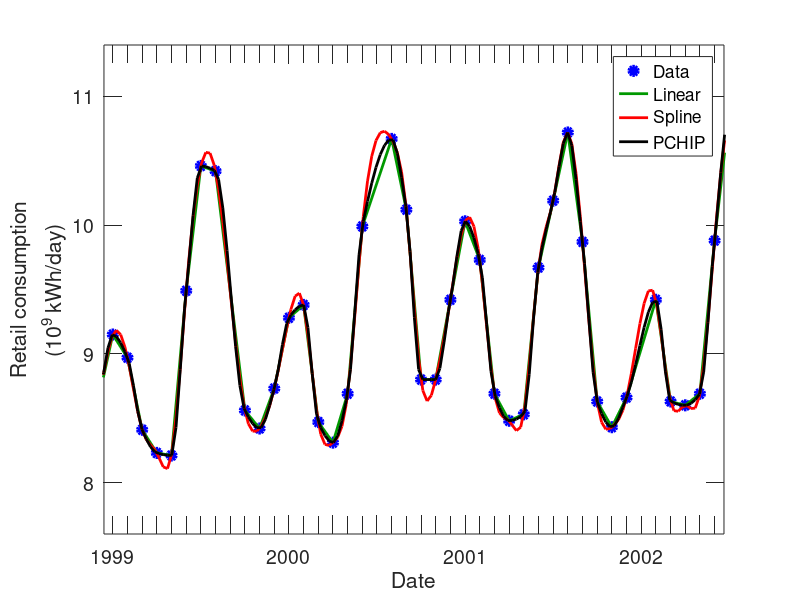

Reproduce this figure in MATLAB.
% interpolationChoice.m
% Interpolates missing values in US Electricity consumption data


%% Load electricity consumption data
load USElectricity

% Create a complete data set that does not have the NaN values
idx = ~isnan(R);    % First, define all index values that do NOT have NaN 
                    % entries
tOK = t(idx);       % Define tOK & ROK as the given data points
ROK = R(idx);
tmiss = t(~idx);    % tmiss contains all t values that correspond to R 
                    % values which contain NaN entries

%%  Plot the raw data with marker points
% Set the beginning and end years for the data
yBeg = 1999;
yEnd = 2003;

% Create a cell array to be used for axis lables
n = length(yBeg:1/12:yEnd);
labels = cell(n,1);
for idx = 1:yEnd-yBeg+1;
    labels{1+(idx-1)*12,1} = num2str(1999+idx-1);
end

%  Plot the raw data with marker points
figure(1)
clf
hData = plot(t,R,'bo','LineWidth',3,'MarkerSize',6,'MarkerFaceColor','b');

%  Annotate the plot
xlabel('Date','FontSize',16)
ylabel({'Retail consumption';'(10^9 kWh/day)'},...
    'FontSize',16)
set(gca,'XTick',1999:1/12:2003,'XTickLabel',labels,...
    'FontSize',14,'Ytick',8:11,'TickDir','in',...
    'TickLength',[0.0300 0.0250])

% Scale and locate the plot
axis([yBeg - 0.05,yEnd - 0.53,7.6,11.4])
set(gcf,'Position',[373   225   933   483])
% set(gcf,'Position',[2295  689   933   483])
hold on

%% Perform Linear Interpolation
% Plot the linear interpolants
hLine = plot(tOK,ROK,'Color',[ 0 0.6 0 ],'LineWidth',2);

% Mark the interpolated data points
Rmiss_l = interp1(tOK,ROK,tmiss);
hLinePts = plot(tmiss,Rmiss_l,'*','Color',[0 0.6 0],'LineWidth',3,...
    'MarkerSize',11);


%% Remove the linear interpolation data from the plot
% Make the interpolant invisiable and delete the interpolated data points
set(hLine,'Visible','off')
delete(hLinePts)


%% Perform Spline Interpolation
% Define the finely spaced points at which we would like to find the
% interpolant.
t_fine = linspace(1998.9,2002.5,150);
% Define the interpolant
R_fine_spline = interp1(tOK,ROK,t_fine,'spline');
hSpline = plot(t_fine,R_fine_spline,'r','LineWidth',2);

% Mark the missing data points on the plot
Rmiss_s = interp1(tOK,ROK,tmiss,'spline');
hSplinePts = plot(tmiss,Rmiss_s,'rx','LineWidth',3,'MarkerSize',11);


%% Remove the spline interpolation data from the plot
% Make the interpolant invisiable and delete the interpolated data points
set(hSpline,'Visible','off')
delete(hSplinePts)


%% Perform PCHIP Interpolation
% Define the interpolant.
R_fine_pchip = interp1(tOK,ROK,t_fine,'pchip');
hPCHIP = plot(t_fine,R_fine_pchip,'k','LineWidth',2);

% Mark the missing data points on the plot
Rmiss_p = interp1(tOK,ROK,tmiss,'pchip');
hPCHIPpts = plot(tmiss,Rmiss_p,'k+','LineWidth',4,'MarkerSize',11);

%% Plot all of the interpolants together on one figure
delete(hPCHIPpts)
set(hLine,'Visible','on')
set(hSpline,'Visible','on')
legend('Data','Linear','Spline','PCHIP')
